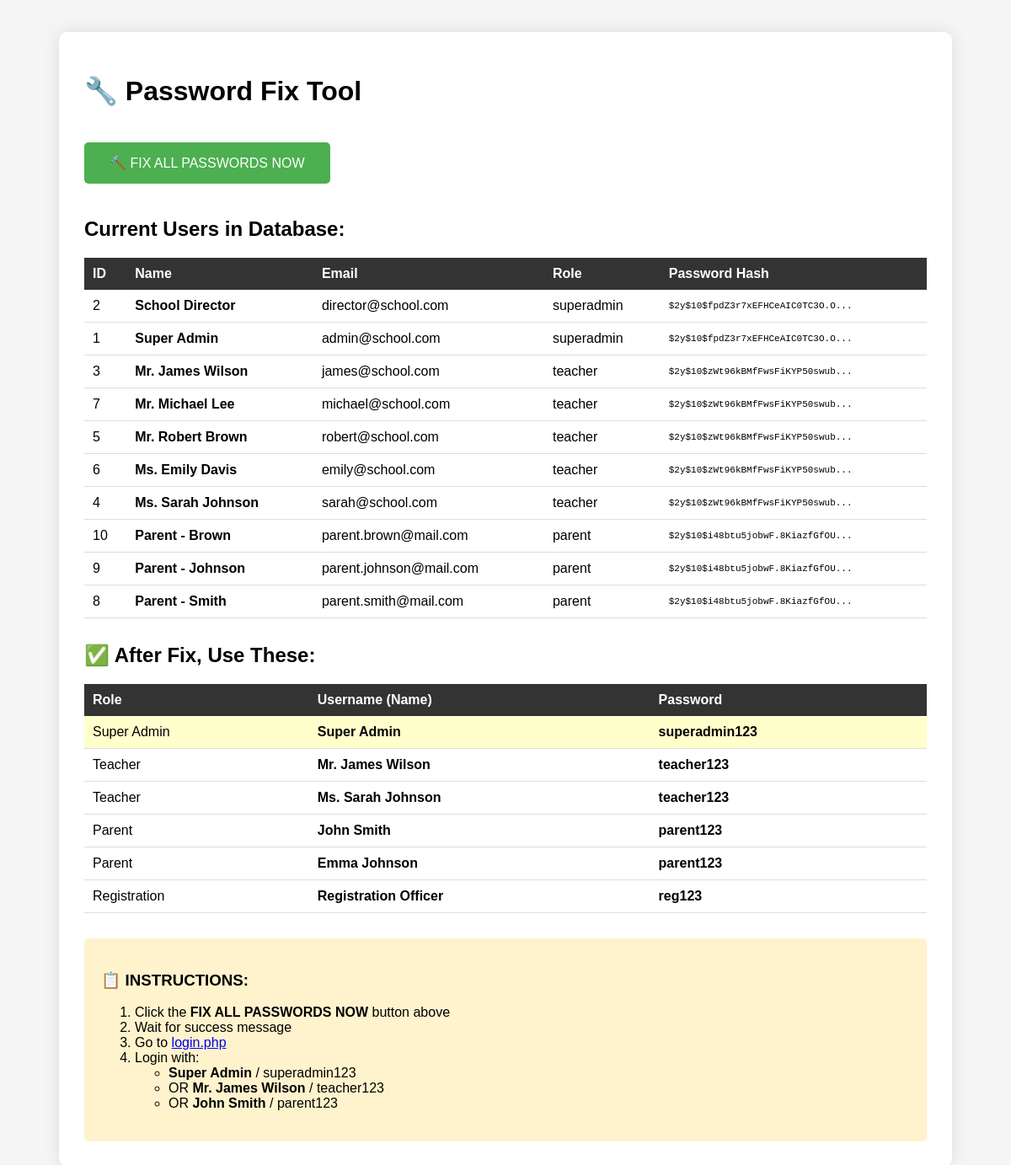
/force_fix.php, run on the app's committed database.
### tables this page shows
CREATE TABLE `users` (
  `id` int(11) NOT NULL AUTO_INCREMENT,
  `name` varchar(100) NOT NULL,
  `email` varchar(100) NOT NULL,
  `password` varchar(255) NOT NULL,
  `role` enum('superadmin','teacher','parent','registration') NOT NULL,
  `status` enum('active','inactive') DEFAULT 'active',
  `dark_mode` tinyint(1) DEFAULT 0,
  `lang` varchar(5) DEFAULT 'en',
  `created_at` timestamp NOT NULL DEFAULT current_timestamp(),
  `last_login` timestamp NULL DEFAULT NULL,
  PRIMARY KEY (`id`),
  UNIQUE KEY `email` (`email`)
);

### force_fix.php (the view, shortened to what this page needs)
<?php
try {
    $pdo = new PDO("mysql:host=localhost;dbname=school_management;charset=utf8mb4", "root", "");
    $pdo->setAttribute(PDO::ATTR_ERRMODE, PDO::ERRMODE_EXCEPTION);
} catch(PDOException $e) {
    die("Database connection failed: " . $e->getMessage());
}
$users = $pdo->query("SELECT id, name, email, role, password FROM users ORDER BY role, name")->fetchAll();
?>
<!DOCTYPE html>
<html>
<head>
</head>
<body>
    <div class="container">
        <h1>🔧 Password Fix Tool</h1>
        <form method="post">
            <button type="submit" name="fix" class="btn">🔨 FIX ALL PASSWORDS NOW</button>
        </form>
        <h2>Current Users in Database:</h2>
        <table>
            <tr>
                <th>ID</th>
                <th>Name</th>
                <th>Email</th>
                <th>Role</th>
                <th>Password Hash</th>
            </tr>
            <?php foreach ($users as $user): ?>
            <tr>
                <td><?php echo $user['id']; ?></td>
                <td><strong><?php echo htmlspecialchars($user['name']); ?></strong></td>
                <td><?php echo htmlspecialchars($user['email']); ?></td>
                <td><?php echo $user['role']; ?></td>
                <td style="font-family: monospace; font-size: 11px;"><?php echo substr($user['password'], 0, 30); ?>...</td>
            </tr>
            <?php endforeach; ?>
        </table>
        <h2 style="margin-top: 30px;">✅ After Fix, Use These:</h2>
        <table>
            <tr>
                <th>Role</th>
                <th>Username (Name)</th>
                <th>Password</th>
            </tr>
            <tr class="highlight">
                <td>Super Admin</td>
                <td><strong>Super Admin</strong></td>
                <td><strong>superadmin123</strong></td>
            </tr>
            <tr>
                <td>Teacher</td>
                <td><strong>Mr. James Wilson</strong></td>
                <td><strong>teacher123</strong></td>
            </tr>
            <tr>
                <td>Teacher</td>
                <td><strong>Ms. Sarah Johnson</strong></td>
                <td><strong>teacher123</strong></td>
            </tr>
            <tr>
                <td>Parent</td>
                <td><strong>John Smith</strong></td>
                <td><strong>parent123</strong></td>
            </tr>
            <tr>
                <td>Parent</td>
                <td><strong>Emma Johnson</strong></td>
                <td><strong>parent123</strong></td>
            </tr>
            <tr>
                <td>Registration</td>
                <td><strong>Registration Officer</strong></td>
                <td><strong>reg123</strong></td>
            </tr>
        </table>
        <div style="background: #fff3cd; padding: 20px; border-radius: 5px; margin-top: 30px;">
            <h3>📋 INSTRUCTIONS:</h3>
            <ol>
                <li>Click the <strong>FIX ALL PASSWORDS NOW</strong> button above</li>
                <li>Wait for success message</li>
                <li>Go to <a href="login.php" target="_blank">login.php</a></li>
                <li>Login with:
                    <ul>
                        <li><strong>Super Admin</strong> / superadmin123</li>
                        <li>OR <strong>Mr. James Wilson</strong> / teacher123</li>
                        <li>OR <strong>John Smith</strong> / parent123</li>
                    </ul>
                </li>
            </ol>
        </div>
    </div>
</body>
</html>

### force_fix.php (style rules this page uses)
body { font-family: Arial; padding: 30px; background: #f5f5f5; }
.container { max-width: 1000px; margin: 0 auto; background: white; padding: 30px; border-radius: 10px; box-shadow: 0 0 20px rgba(0,0,0,0.1); }
.btn { background: #4CAF50; color: white; padding: 15px 30px; border: none; border-radius: 5px; font-size: 16px; cursor: pointer; margin: 20px 0; }
table { width: 100%; border-collapse: collapse; margin-top: 20px; }
th { background: #333; color: white; padding: 10px; text-align: left; }
td { padding: 10px; border-bottom: 1px solid #ddd; }
.highlight { background: #ffffcc; }

### data on the page
users: id "2", name "School Director", email "director@school.com", role "superadmin", password "$2y$10$fpdZ3r7xEFHCeAIC0TC3O.O"
users: id "1", name "Super Admin", email "admin@school.com", role "superadmin", password "$2y$10$fpdZ3r7xEFHCeAIC0TC3O.O"
users: id "3", name "Mr. James Wilson", email "james@school.com", role "teacher", password "$2y$10$zWt96kBMfFwsFiKYP50swub"
users: id "7", name "Mr. Michael Lee", email "michael@school.com", role "teacher", password "$2y$10$zWt96kBMfFwsFiKYP50swub"
users: id "5", name "Mr. Robert Brown", email "robert@school.com", role "teacher", password "$2y$10$zWt96kBMfFwsFiKYP50swub"
users: id "6", name "Ms. Emily Davis", email "emily@school.com", role "teacher", password "$2y$10$zWt96kBMfFwsFiKYP50swub"
users: id "4", name "Ms. Sarah Johnson", email "sarah@school.com", role "teacher", password "$2y$10$zWt96kBMfFwsFiKYP50swub"
users: id "10", name "Parent - Brown", email "parent.brown@mail.com", role "parent", password "$2y$10$i48btu5jobwF.8KiazfGfOU"
users: id "9", name "Parent - Johnson", email "parent.johnson@mail.com", role "parent", password "$2y$10$i48btu5jobwF.8KiazfGfOU"
users: id "8", name "Parent - Smith", email "parent.smith@mail.com", role "parent", password "$2y$10$i48btu5jobwF.8KiazfGfOU"
